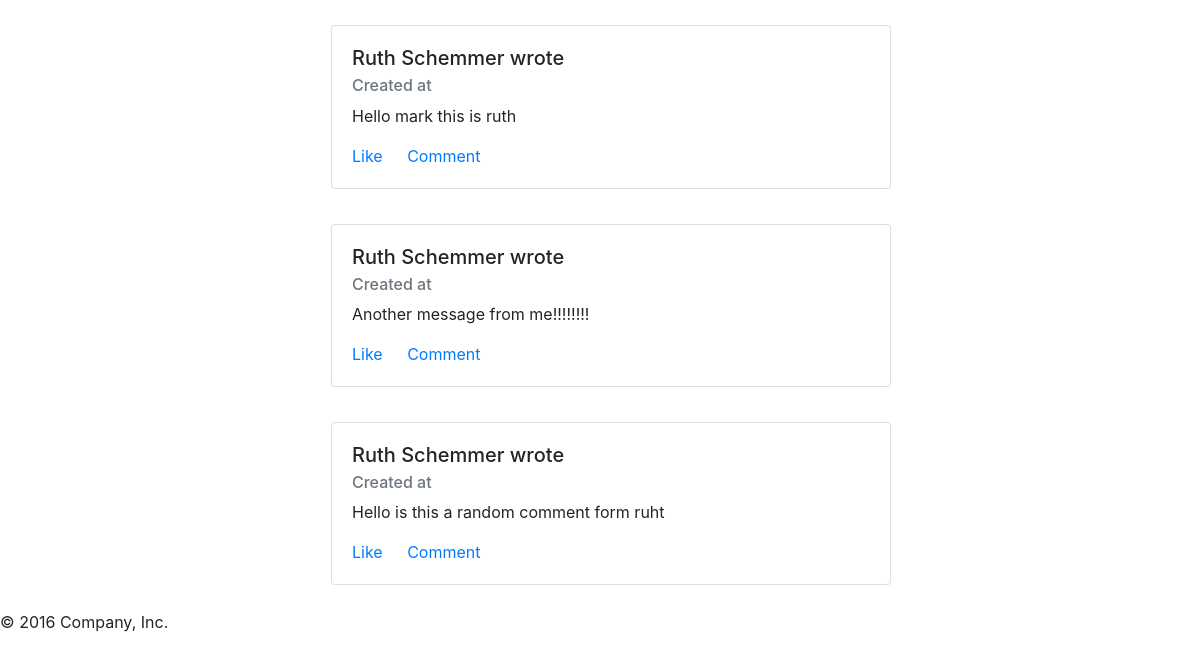
The app's page /wall (signed in, lower part), older data.
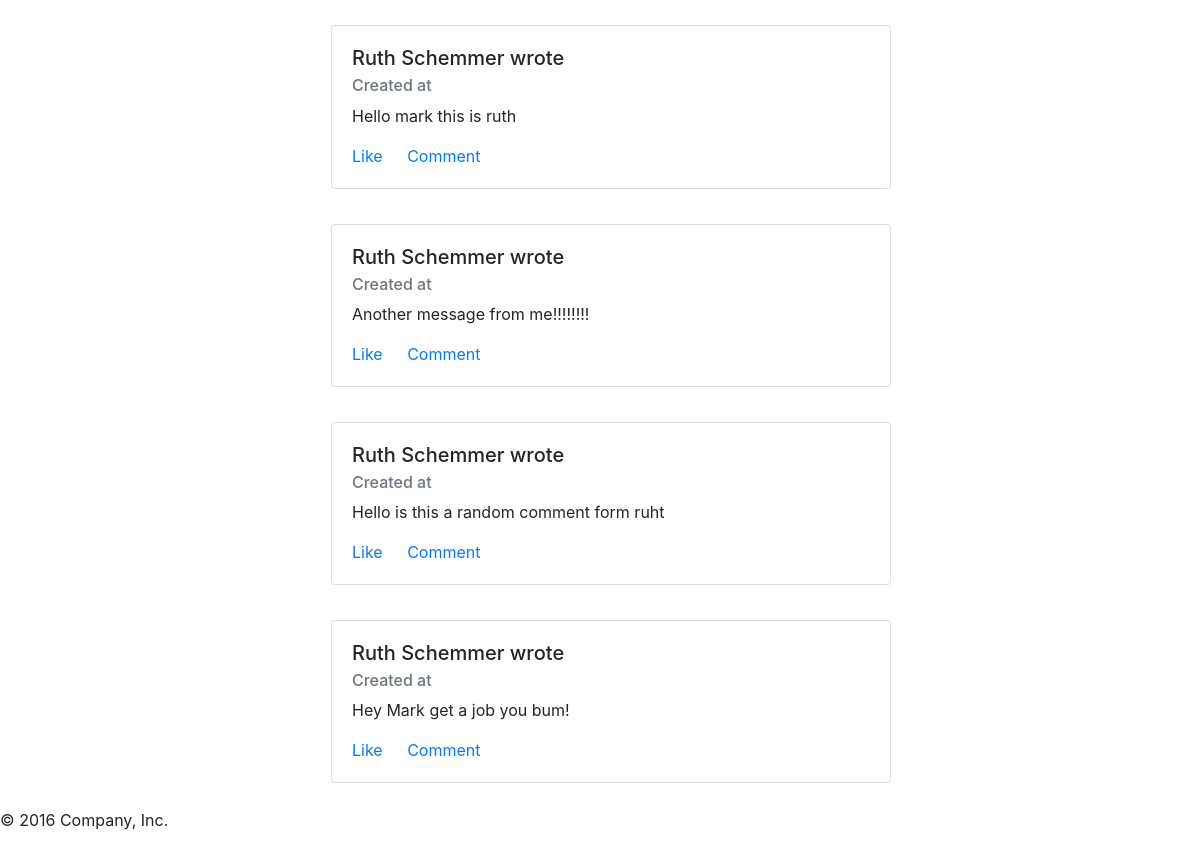
The same page, newer data.
### login_regis/models.py (models this page shows, shortened)
class User(models.Model):
    first_name = models.CharField(max_length=255)
    last_name = models.CharField(max_length=255)
    email = models.CharField(max_length=255)
    password = models.CharField(max_length=255)
    is_admin = models.BooleanField(default=False)
    user_authenticated = models.BooleanField(default=True)
    description = models.TextField()
    obj = UserManager()

### wall/models.py (models this page shows)
class Message(models.Model):
    message = models.TextField()
    users = models.ManyToManyField(User, related_name='all_messages')
    obj = MessageManager()

### wall/views.py (the view)
# urls.py: path('',include('wall.urls', namespace='wall')),
def wall(request):
    user = User.obj.get(id=request.session['user_id'])
    users = User.obj.all()
    return render(request, 'wall/index.html',{
        'user':user,
        'users':users,
        })

### templates/wall/index.html (shortened to what this page needs)
{% extends 'base.html' %}
{% block content %}
   <div class="info">
       <div class="messages">
        {% for u in users %}
                {% for mes in u.all_messages.all %}
                    <div class="tweet">
                        <div class="card" style="width: 35rem;">
                            <div class="card-body">
                            <h5 class="card-title">{{u.first_name}} {{u.last_name }} wrote </h5>
                            <h6 class="card-subtitle mb-2 text-muted">Created at {{ mes.created_at }}</h6>
                            <p class="card-text">{{ mes.message }}</p>
                            <a href="#" class="card-link">Like</a>
                            <a href="#" class="card-link">Comment</a>
                            </div>
                        </div>
                    </div>
                {% endfor %}
       {% endfor %}
       </div>
   </div>
{% endblock %}

### templates/base.html (shortened to what this page needs)
<!DOCTYPE html>
{% load static %}
<html lang="en">
<head>
        <link rel="stylesheet" href="{% static 'node_modules/bootstrap/dist/css/bootstrap.css' %}">
        <link rel="stylesheet" href="{% static 'css/main.css' %}">
</head>
<body>
    <div class="cont">
                {% block content%}
                {% endblock content %}
                <footer>
                  <p>&copy; 2016 Company, Inc.</p>
                </footer>
            </div>
</body>
</html>

### static/css/main.css (style rules this page uses)
.cont { max-width: 1200px; margin:auto; }
.tweet { width:558px; margin:auto; padding:10px; margin-bottom:15px; }

Row changes from the older to the newer data that the page shows:
added User: first_name "Ruth", last_name "Schemmer"
added Message: message "Hey Mark get a job you bum!"
